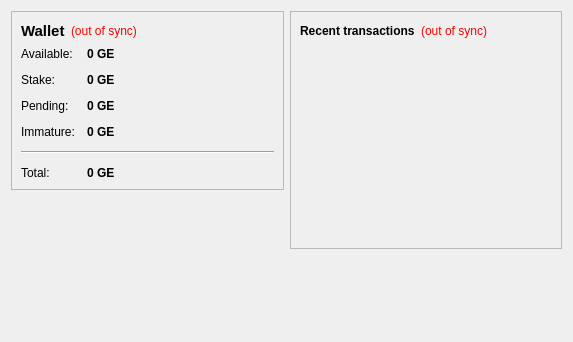
<?xml version="1.0" encoding="UTF-8"?>
<ui version="4.0">
 <class>OverviewPage</class>
 <widget class="QWidget" name="OverviewPage">
  <property name="geometry">
   <rect>
    <x>0</x>
    <y>0</y>
    <width>573</width>
    <height>342</height>
   </rect>
  </property>
  <property name="windowTitle">
   <string>Form</string>
  </property>
  <layout class="QHBoxLayout" name="horizontalLayout" stretch="1,1">
   <item>
    <layout class="QVBoxLayout" name="verticalLayout_2">
     <item>
      <widget class="QFrame" name="frame">
       <property name="frameShape">
        <enum>QFrame::StyledPanel</enum>
       </property>
       <property name="frameShadow">
        <enum>QFrame::Raised</enum>
       </property>
       <layout class="QVBoxLayout" name="verticalLayout_4">
        <item>
         <layout class="QHBoxLayout" name="horizontalLayout_4">
          <item>
           <widget class="QLabel" name="label_5">
            <property name="font">
             <font>
              <pointsize>11</pointsize>
              <weight>75</weight>
              <bold>true</bold>
             </font>
            </property>
            <property name="text">
             <string>Wallet</string>
            </property>
           </widget>
          </item>
          <item>
           <widget class="QLabel" name="labelWalletStatus">
            <property name="toolTip">
             <string>The displayed information may be out of date. Your wallet automatically synchronizes with the ge network after a connection is established, but this process has not completed yet.</string>
            </property>
            <property name="styleSheet">
             <string notr="true">QLabel { color: red; }</string>
            </property>
            <property name="text">
             <string notr="true">(out of sync)</string>
            </property>
            <property name="alignment">
             <set>Qt::AlignLeading|Qt::AlignLeft|Qt::AlignVCenter</set>
            </property>
           </widget>
          </item>
          <item>
           <spacer name="horizontalSpacer_2">
            <property name="orientation">
             <enum>Qt::Horizontal</enum>
            </property>
            <property name="sizeHint" stdset="0">
             <size>
              <width>40</width>
              <height>20</height>
             </size>
            </property>
           </spacer>
          </item>
         </layout>
        </item>
        <item>
         <layout class="QFormLayout" name="formLayout_2">
          <property name="fieldGrowthPolicy">
           <enum>QFormLayout::AllNonFixedFieldsGrow</enum>
          </property>
          <property name="horizontalSpacing">
           <number>12</number>
          </property>
          <property name="verticalSpacing">
           <number>12</number>
          </property>
          <item row="0" column="0">
           <widget class="QLabel" name="label">
            <property name="text">
             <string>Available:</string>
            </property>
           </widget>
          </item>
          <item row="0" column="1">
           <widget class="QLabel" name="labelBalance">
            <property name="font">
             <font>
              <weight>75</weight>
              <bold>true</bold>
             </font>
            </property>
            <property name="cursor">
             <cursorShape>IBeamCursor</cursorShape>
            </property>
            <property name="toolTip">
             <string>Your current spendable balance</string>
            </property>
            <property name="text">
             <string notr="true">0 GE</string>
            </property>
            <property name="textInteractionFlags">
             <set>Qt::LinksAccessibleByMouse|Qt::TextSelectableByKeyboard|Qt::TextSelectableByMouse</set>
            </property>
           </widget>
          </item>
          <item row="1" column="0">
           <widget class="QLabel" name="label_6">
            <property name="text">
             <string>Stake:</string>
            </property>
           </widget>
          </item>
          <item row="1" column="1">
           <widget class="QLabel" name="labelStake">
            <property name="font">
             <font>
              <weight>75</weight>
              <bold>true</bold>
             </font>
            </property>
            <property name="cursor">
             <cursorShape>IBeamCursor</cursorShape>
            </property>
            <property name="toolTip">
             <string>Total of coins that was staked, and do not yet count toward the current balance</string>
            </property>
            <property name="text">
             <string notr="true">0 GE</string>
            </property>
            <property name="textInteractionFlags">
             <set>Qt::LinksAccessibleByMouse|Qt::TextSelectableByKeyboard|Qt::TextSelectableByMouse</set>
            </property>
           </widget>
          </item>
          <item row="2" column="0">
           <widget class="QLabel" name="label_3">
            <property name="text">
             <string>Pending:</string>
            </property>
           </widget>
          </item>
          <item row="2" column="1">
           <widget class="QLabel" name="labelUnconfirmed">
            <property name="font">
             <font>
              <weight>75</weight>
              <bold>true</bold>
             </font>
            </property>
            <property name="cursor">
             <cursorShape>IBeamCursor</cursorShape>
            </property>
            <property name="toolTip">
             <string>Total of transactions that have yet to be confirmed, and do not yet count toward the current balance</string>
            </property>
            <property name="text">
             <string notr="true">0 GE</string>
            </property>
            <property name="textInteractionFlags">
             <set>Qt::LinksAccessibleByMouse|Qt::TextSelectableByKeyboard|Qt::TextSelectableByMouse</set>
            </property>
           </widget>
          </item>
          <item row="3" column="0">
           <widget class="QLabel" name="labelImmatureText">
            <property name="text">
             <string>Immature:</string>
            </property>
           </widget>
          </item>
          <item row="3" column="1">
           <widget class="QLabel" name="labelImmature">
            <property name="font">
             <font>
              <weight>75</weight>
              <bold>true</bold>
             </font>
            </property>
            <property name="toolTip">
             <string>Mined balance that has not yet matured</string>
            </property>
            <property name="text">
             <string notr="true">0 GE</string>
            </property>
            <property name="textInteractionFlags">
             <set>Qt::LinksAccessibleByMouse|Qt::TextSelectableByKeyboard|Qt::TextSelectableByMouse</set>
            </property>
           </widget>
          </item>
          <item row="4" column="0" colspan="2">
           <widget class="Line" name="line">
            <property name="orientation">
             <enum>Qt::Horizontal</enum>
            </property>
           </widget>
          </item>
          <item row="5" column="0">
           <widget class="QLabel" name="labelTotalText">
            <property name="text">
             <string>Total:</string>
            </property>
           </widget>
          </item>
          <item row="5" column="1">
           <widget class="QLabel" name="labelTotal">
            <property name="font">
             <font>
              <weight>75</weight>
              <bold>true</bold>
             </font>
            </property>
            <property name="cursor">
             <cursorShape>IBeamCursor</cursorShape>
            </property>
            <property name="toolTip">
             <string>Your current total balance</string>
            </property>
            <property name="text">
             <string notr="true">0 GE</string>
            </property>
            <property name="textInteractionFlags">
             <set>Qt::LinksAccessibleByMouse|Qt::TextSelectableByKeyboard|Qt::TextSelectableByMouse</set>
            </property>
           </widget>
          </item>
         </layout>
        </item>
       </layout>
      </widget>
     </item>
     <item>
      <spacer name="verticalSpacer">
       <property name="orientation">
        <enum>Qt::Vertical</enum>
       </property>
       <property name="sizeHint" stdset="0">
        <size>
         <width>20</width>
         <height>40</height>
        </size>
       </property>
      </spacer>
     </item>
    </layout>
   </item>
   <item>
    <layout class="QVBoxLayout" name="verticalLayout_3">
     <item>
      <widget class="QFrame" name="frame_2">
       <property name="frameShape">
        <enum>QFrame::StyledPanel</enum>
       </property>
       <property name="frameShadow">
        <enum>QFrame::Raised</enum>
       </property>
       <layout class="QVBoxLayout" name="verticalLayout">
        <item>
         <layout class="QHBoxLayout" name="horizontalLayout_2">
          <item>
           <widget class="QLabel" name="label_4">
            <property name="text">
             <string>&lt;b&gt;Recent transactions&lt;/b&gt;</string>
            </property>
           </widget>
          </item>
          <item>
           <widget class="QLabel" name="labelTransactionsStatus">
            <property name="toolTip">
             <string>The displayed information may be out of date. Your wallet automatically synchronizes with the ge network after a connection is established, but this process has not completed yet.</string>
            </property>
            <property name="styleSheet">
             <string notr="true">QLabel { color: red; }</string>
            </property>
            <property name="text">
             <string notr="true">(out of sync)</string>
            </property>
            <property name="alignment">
             <set>Qt::AlignRight|Qt::AlignTrailing|Qt::AlignVCenter</set>
            </property>
           </widget>
          </item>
          <item>
           <spacer name="horizontalSpacer">
            <property name="orientation">
             <enum>Qt::Horizontal</enum>
            </property>
            <property name="sizeHint" stdset="0">
             <size>
              <width>40</width>
              <height>20</height>
             </size>
            </property>
           </spacer>
          </item>
         </layout>
        </item>
        <item>
         <widget class="QListView" name="listTransactions">
          <property name="styleSheet">
           <string notr="true">QListView { background: transparent; }</string>
          </property>
          <property name="frameShape">
           <enum>QFrame::NoFrame</enum>
          </property>
          <property name="verticalScrollBarPolicy">
           <enum>Qt::ScrollBarAlwaysOff</enum>
          </property>
          <property name="horizontalScrollBarPolicy">
           <enum>Qt::ScrollBarAlwaysOff</enum>
          </property>
          <property name="selectionMode">
           <enum>QAbstractItemView::NoSelection</enum>
          </property>
         </widget>
        </item>
       </layout>
      </widget>
     </item>
     <item>
      <spacer name="verticalSpacer_2">
       <property name="orientation">
        <enum>Qt::Vertical</enum>
       </property>
       <property name="sizeHint" stdset="0">
        <size>
         <width>20</width>
         <height>40</height>
        </size>
       </property>
      </spacer>
     </item>
    </layout>
   </item>
  </layout>
 </widget>
 <resources/>
 <connections/>
</ui>
